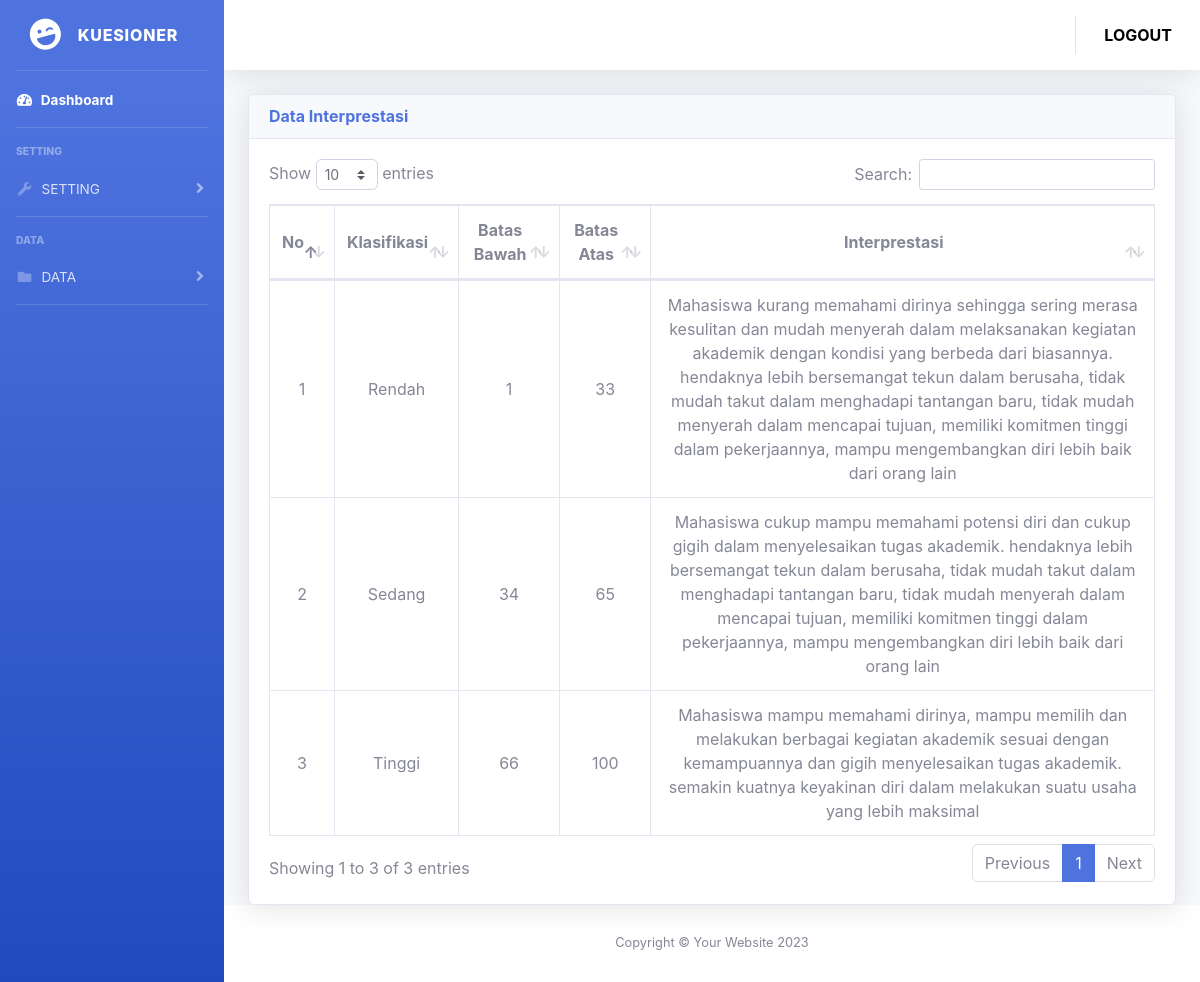
Page /SPK/Admin/index.php?data=interpretasi (signed in) on the committed database.
### tables this page shows
CREATE TABLE `data_interpretasi` (
  `id` int NOT NULL AUTO_INCREMENT,
  `klasifikasi` varchar(255) DEFAULT NULL,
  `batas_bawah` int DEFAULT NULL,
  `batas_atas` int DEFAULT NULL,
  `interpretasi` text,
  PRIMARY KEY (`id`)
);

### SPK/Admin/Setting/Interpretasi/index.php (the view, shortened to what this page needs)
<div class="card shadow">
	<div class="card-header">
		<h6 class="m-0 font-weight-bold text-primary">
			Data Interprestasi
		</h6>
	</div>
	<div class="card-body">
		<div class="table-responsive">
			<?php
			$no=1;
			$data_interprestasi = mysqli_query($koneksi_database,"select * from data_interpretasi");
			?>
			<table class="table table-bordered" id="dataTable" width="100%" cellspacing="0">
				<thead>
					<tr>
						<th class="text-center" style="vertical-align: middle;">No</th>
						<th class="text-center" style="vertical-align: middle;">Klasifikasi</th>
						<th class="text-center" style="vertical-align: middle;">Batas Bawah</th>
						<th class="text-center" style="vertical-align: middle;">Batas Atas</th>
						<th class="text-center" style="vertical-align: middle;">Interprestasi</th>
					</tr>
				</thead>
				<tbody>
					<?php foreach ($data_interprestasi as $key => $value): ?>
						<tr>
							<td class="text-center" style="vertical-align: middle;"><?= $no; ?></td>
							<td class="text-center" style="vertical-align: middle;"><?= $value['klasifikasi']; ?></td>
							<td class="text-center" style="vertical-align: middle;"><?= $value['batas_bawah']; ?></td>
							<td class="text-center" style="vertical-align: middle;"><?= $value['batas_atas']; ?></td>
							<td class="text-center" style="vertical-align: middle;" contenteditable="true"><?= $value['interpretasi']; ?></td>
						</tr>
						<?php $no++; ?>
					<?php endforeach ?>
				</tbody>
			</table>
		</div>
	</div>
</div>

### SPK/Admin/index.php (shortened to what this page needs)
<?php
include_once('../Database/database.php');
?>
<!DOCTYPE html>
<html lang="id">
<head>
  <link href="../startbootstrap-sb-admin-2-gh-pages/vendor/fontawesome-free/css/all.min.css" rel="stylesheet" type="text/css">
  <link href="../startbootstrap-sb-admin-2-gh-pages/css/sb-admin-2.min.css" rel="stylesheet">
  <link href="../startbootstrap-sb-admin-2-gh-pages/vendor/datatables/dataTables.bootstrap4.min.css" rel="stylesheet">
</head>
<body id="page-top">
  <div id="wrapper">
    <?php include('../Layouts/sidebar.php') ?>
    <div id="content-wrapper" class="d-flex flex-column">
      <div id="content">
        <?php include('../Layouts/topbar.php') ?>
        <div class="container-fluid">
          <?php
          if (isset($_GET['data'])) {
            if($_GET['data']=='interpretasi'){
              include_once('Setting/Interpretasi/index.php');
            }
          }
          else{
            include_once('Dashboard/index.php');
          }
          ?>
        </div>
      </div>
      <?php include('../Layouts/footer.php'); ?>
    </div>
  </div>
</body>
</html>

### SPK/Layouts/sidebar.php (shortened to what this page needs)
<ul class="navbar-nav bg-gradient-primary sidebar sidebar-dark accordion" id="accordionSidebar">
  <a class="sidebar-brand d-flex align-items-center justify-content-center" href="index.php">
    <div class="sidebar-brand-icon rotate-n-15">
      <i class="fas fa-laugh-wink"></i>
    </div>
    <div class="sidebar-brand-text mx-3">KUESIONER<sup></sup></div>
  </a>
  <hr class="sidebar-divider my-0">
  <li class="nav-item active">
    <a class="nav-link" href="index.php">
      <i class="fas fa-fw fa-tachometer-alt"></i>
      <span>Dashboard</span>
    </a>
  </li>
  <hr class="sidebar-divider">
  <div class="sidebar-heading">
    SETTING
  </div>
  <li class="nav-item">
    <a class="nav-link collapsed" href="#" data-toggle="collapse" data-target="#setting" aria-expanded="true" aria-controls="setting">
      <i class="fas fa-fw fa-wrench"></i>
      <span>SETTING</span>
    </a>
  </li>
  <hr class="sidebar-divider">
  <div class="sidebar-heading">
    DATA
  </div>
  <li class="nav-item">
    <a class="nav-link collapsed" href="#" data-toggle="collapse" data-target="#data" aria-expanded="true" aria-controls="data">
      <i class="fas fa-fw fa-folder"></i>
      <span>DATA</span>
    </a>
  </li>
  <hr class="sidebar-divider">
</ul>

### SPK/Layouts/topbar.php (shortened to what this page needs)
<nav class="navbar navbar-expand navbar-light bg-white topbar mb-4 static-top shadow">
  <?php if ($_SESSION['login']==TRUE): ?>
    <ul class="navbar-nav ml-auto">
      <li class="nav-item">
        <a class="nav-link" style="color:#000;font-weight: bold;" href="index.php?data=logout">LOGOUT</a>
      </li>
    </ul>
  <?php endif ?>
</nav>

### SPK/Layouts/footer.php
<footer class="sticky-footer bg-white">
  <div class="container my-auto">
    <div class="copyright text-center my-auto">
      <span>Copyright &copy; Your Website 2023</span>
    </div>
  </div>
</footer>

### rows in the picture
data_interpretasi: klasifikasi "Rendah", batas_bawah "1", batas_atas "33", interpretasi "Mahasiswa kurang memahami dirinya sehingga sering merasa kesulitan dan mudah menyerah dalam melaksanakan kegiatan akademik dengan kondisi yang berbeda dari biasannya. hendaknya lebih bersemangat tekun dalam berusaha, tidak mudah takut dalam menghadapi tantangan baru, tidak mudah menyerah dalam mencapai tujuan, memiliki komitmen tinggi dalam pekerjaannya, mampu mengembangkan diri lebih baik dari orang lain"
data_interpretasi: klasifikasi "Sedang", batas_bawah "34", batas_atas "65", interpretasi "Mahasiswa cukup mampu memahami potensi diri dan cukup gigih dalam menyelesaikan tugas akademik. hendaknya lebih bersemangat tekun dalam berusaha, tidak mudah takut dalam menghadapi tantangan baru, tidak mudah menyerah dalam mencapai tujuan, memiliki komitmen tinggi dalam pekerjaannya, mampu mengembangkan diri lebih baik dari orang lain"
data_interpretasi: klasifikasi "Tinggi", batas_bawah "66", batas_atas "100", interpretasi "Mahasiswa mampu memahami dirinya, mampu memilih dan melakukan berbagai kegiatan akademik sesuai dengan kemampuannya dan gigih menyelesaikan tugas akademik. semakin kuatnya keyakinan diri dalam melakukan suatu usaha yang lebih maksimal"
